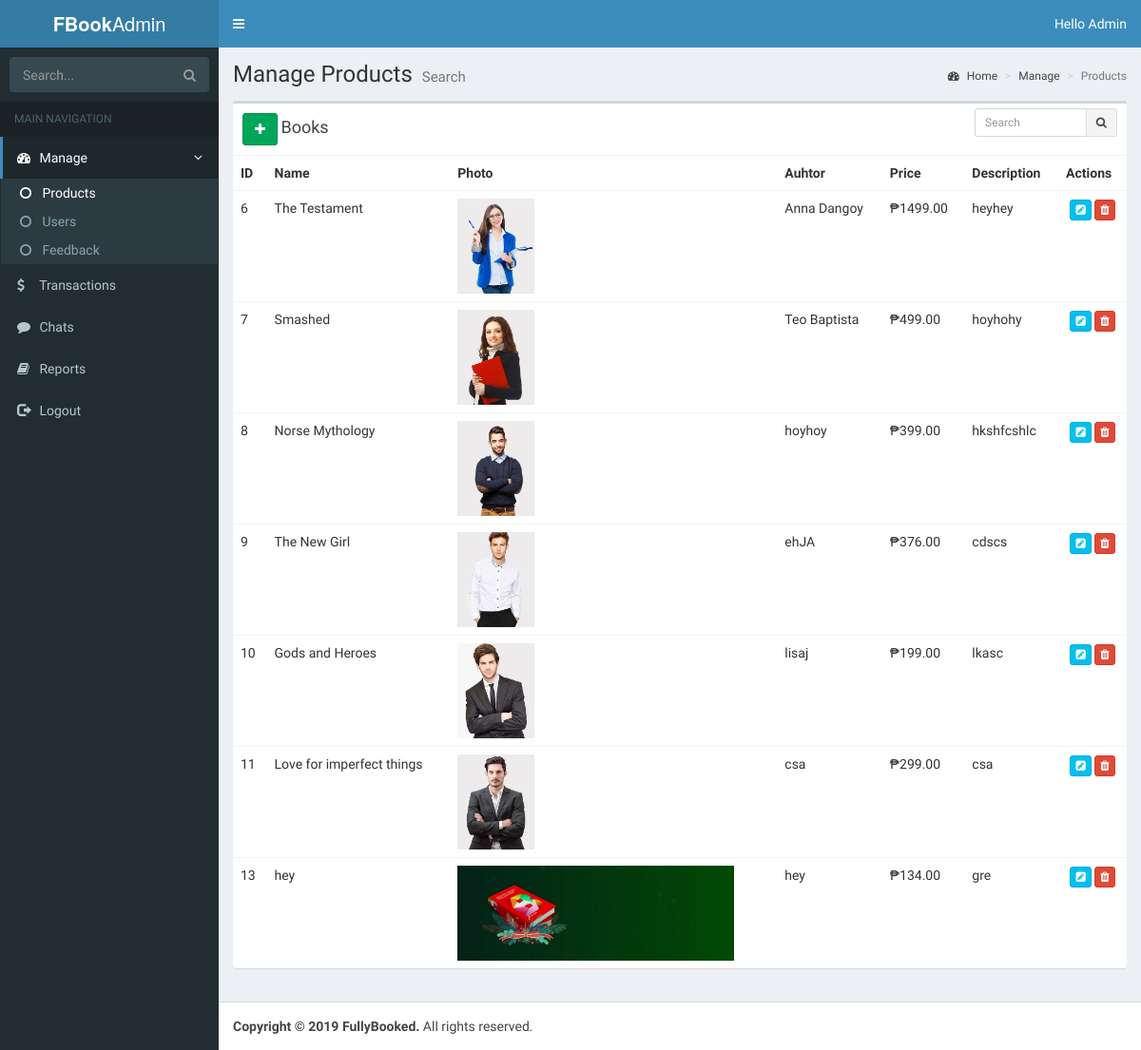
The page /admin/product.php (signed in) on the database as committed earlier.
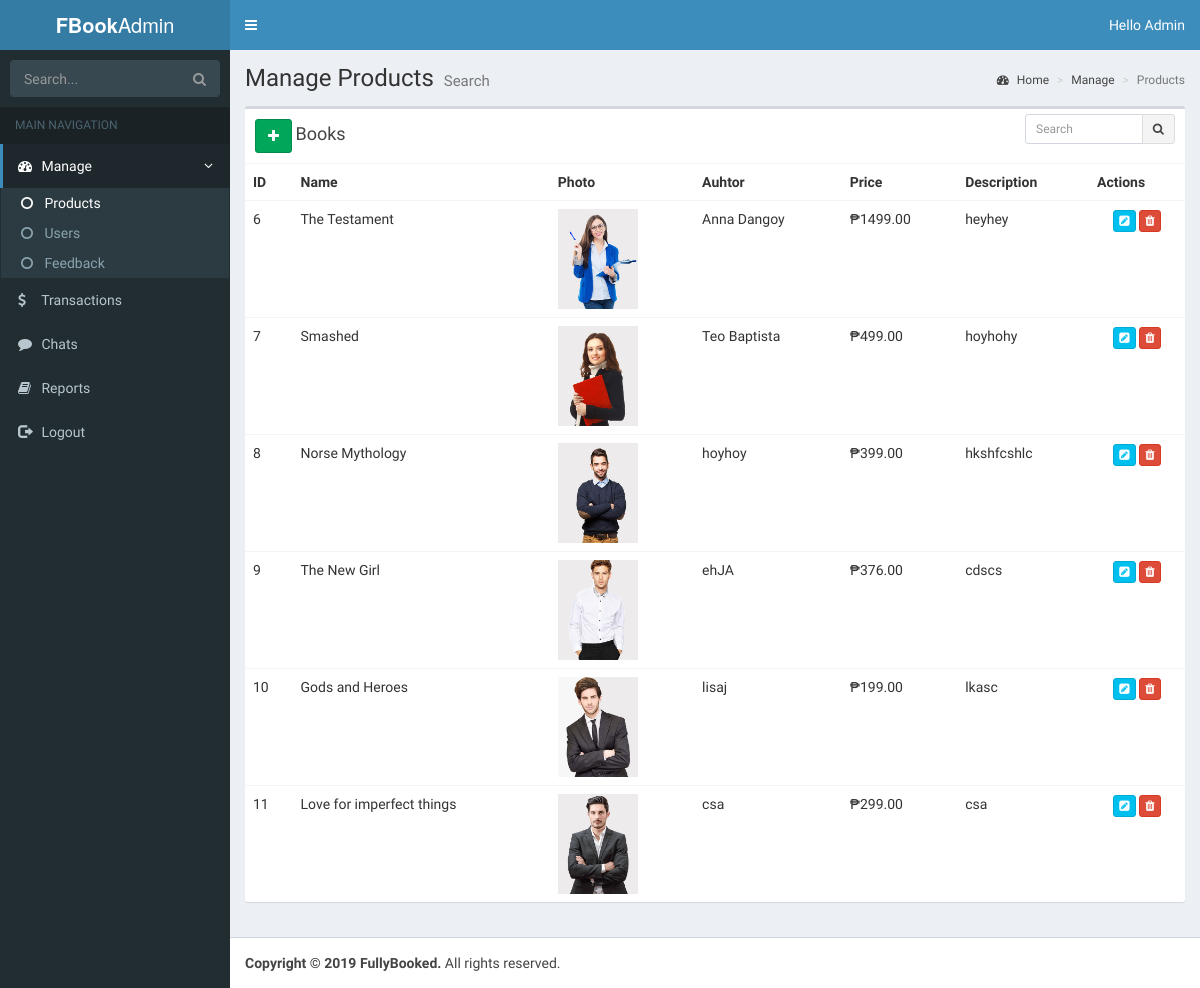
The same page on the database as committed later.
### tables this page shows
CREATE TABLE `product` (
  `ID` int(11) NOT NULL,
  `Product_name` varchar(255) NOT NULL,
  `Product_price` decimal(38,2) NOT NULL,
  `Product_image` text NOT NULL,
  `Author` varchar(500) NOT NULL,
  `description` varchar(500) NOT NULL
);

### admin/product.php (the view, shortened to what this page needs)
<?php
  require_once("../connection.php");
    if(isset($_SESSION['user'])) {
?>
<!DOCTYPE html>
<html>
<head>
  <link rel="stylesheet" href="bower_components/bootstrap/dist/css/bootstrap.min.css">
  <link rel="stylesheet" href="bower_components/font-awesome/css/font-awesome.min.css">
  <link rel="stylesheet" href="bower_components/Ionicons/css/ionicons.min.css">
  <link rel="stylesheet" href="bower_components/jvectormap/jquery-jvectormap.css">
  <link rel="stylesheet" href="dist/css/AdminLTE.min.css">
  <link rel="stylesheet" href="dist/css/skins/_all-skins.min.css">
</head>
<body class="hold-transition skin-blue sidebar-mini">
<div class="wrapper">
  <header class="main-header">
    <a href="index2.html" class="logo">
      <span class="logo-lg"><b>FBook</b>Admin</span>
    </a>
    <nav class="navbar navbar-static-top">
      <a href="#" class="sidebar-toggle" data-toggle="push-menu" role="button">
      </a>
      <div class="navbar-custom-menu">
        <ul class="nav navbar-nav">
          <li class="dropdown user user-menu">
            <a href="#" class="dropdown-toggle" data-toggle="dropdown">
              <span class="hidden-xs">Hello Admin</span>
            </a>
          </li>
        </ul>
      </div>
    </nav>
  </header>
  <aside class="main-sidebar">
    <section class="sidebar">
      <form action="#" method="get" class="sidebar-form">
        <div class="input-group">
          <input type="text" name="q" class="form-control" placeholder="Search...">
          <span class="input-group-btn">
                <button type="submit" name="search" id="search-btn" class="btn btn-flat">
                  <i class="fa fa-search"></i>
                </button>
              </span>
        </div>
      </form>
      <ul class="sidebar-menu" data-widget="tree">
        <li class="header">MAIN NAVIGATION</li>
        <li class="active treeview menu-open">
          <a href="#">
            <i class="fa fa-dashboard"></i> <span>Manage</span>
            <span class="pull-right-container">
              <i class="fa fa-angle-left pull-right"></i>
            </span>
          </a>
          <ul class="treeview-menu">
            <li class="active"><a href="product.php"><i class="fa fa-circle-o"></i> Products </a></li>
            <li><a href="users.php"><i class="fa fa-circle-o"></i> Users</a></li>
            <li><a href="feedback.php"><i class="fa fa-circle-o"></i> Feedback</a></li>
          </ul>
        </li>
        <li><a href="trans.html"><i class="fa fa-dollar"></i> <span>Transactions</span></a></li>
         <li><a href="chat.html"><i class="fa fa-comment"></i> <span>Chats</span></a></li>
        <li><a href="report.html"><i class="fa fa-book"></i> <span>Reports</span></a></li>
        <li><a href="logout.php?logout"><i class="glyphicon glyphicon-log-out"></i> <span>Logout</span></a></li
      </ul>
    </section>
  </aside>
  <div class="content-wrapper">
    <section class="content-header">
      <h1>
        Manage Products
                <small>Search</small>
      </h1>
      <ol class="breadcrumb">
        <li><a href="#"><i class="fa fa-dashboard"></i> Home</a></li>
        <li><a href="#">Manage</a></li>
        <li class="active">Products</li>
      </ol>
    </section>
    <section class="content" >
              <div class="row">
        <div class="col-xs-12">
          <div class="box">
            <div class="box-header">
              <button type="submit" class="btn btn-success" href=""  data-toggle="modal" data-target="#myModal" ><i class="fa fa-plus"></i></button>
              <h3 class="box-title">Books</h3>
              <div class="box-tools">
                <div class="input-group input-group-sm hidden-xs" style="width: 150px;">
                  <input type="text" name="table_search" class="form-control pull-right" placeholder="Search">
                  <div class="input-group-btn">
                    <button type="submit" class="btn btn-default"><i class="fa fa-search"></i></button>
                  </div>
                </div>
              </div>
            </div>
            <div class="box-body table-responsive no-padding">
              <table class="table table-hover" id="productTable">
                <tr>
                  <th>ID</th>
                  <th>Name</th>
                  <th>Photo</th>
                  <th>Auhtor</th>
                  <th>Price</th>
                  <th>Description</th>
                  <th>Actions</th>
                </tr>
                <?php
                    $result = mysqli_query($db, "SELECT * FROM product");
                    while($fetch = mysqli_fetch_array($result)) {
                  ?>
                <tr>
                  <td><?php echo $fetch['ID'] ?></td>
                  <td><?php echo $fetch['Product_name'] ?></td>
                  <td> <img src="../im/<?php echo $fetch['Product_image'] ?>" height="100px;" ></td>
                  <td><?php echo $fetch['Author'] ?></td>
                  <td><span>&#8369;<?php echo $fetch['Product_price'] ?></span></td>
                  <td><?php echo $fetch['description'] ?></td>
                                  <td class="text-center"><a class='btn btn-info btn-xs' data-toggle="modal" data-target="#myModal" href="#"><span class="fa fa-pencil-square"></span></a> <a href="#" class="btn btn-danger btn-xs"   data-toggle="modal" data-target="#ordine"><span class="fa fa-trash"></span></a></td>
                </tr>
                <?php
                  }
                ?>
              </table>
            </div>
          </div>
        </div>
      </div>
      </section>
    </div>
  <footer class="main-footer">
    <strong>Copyright &copy; 2019 FullyBooked.</strong> All rights
    reserved.
  </footer>
</body>
</html>
<?php
     }
    else {
        header('location: login.php');
    }
?>

Rows that differ between the two databases and show on the page:
removed product: ID "13", Product_name "hey", Product_image (picture), Author "hey", Product_price "134.00", description "gre"
